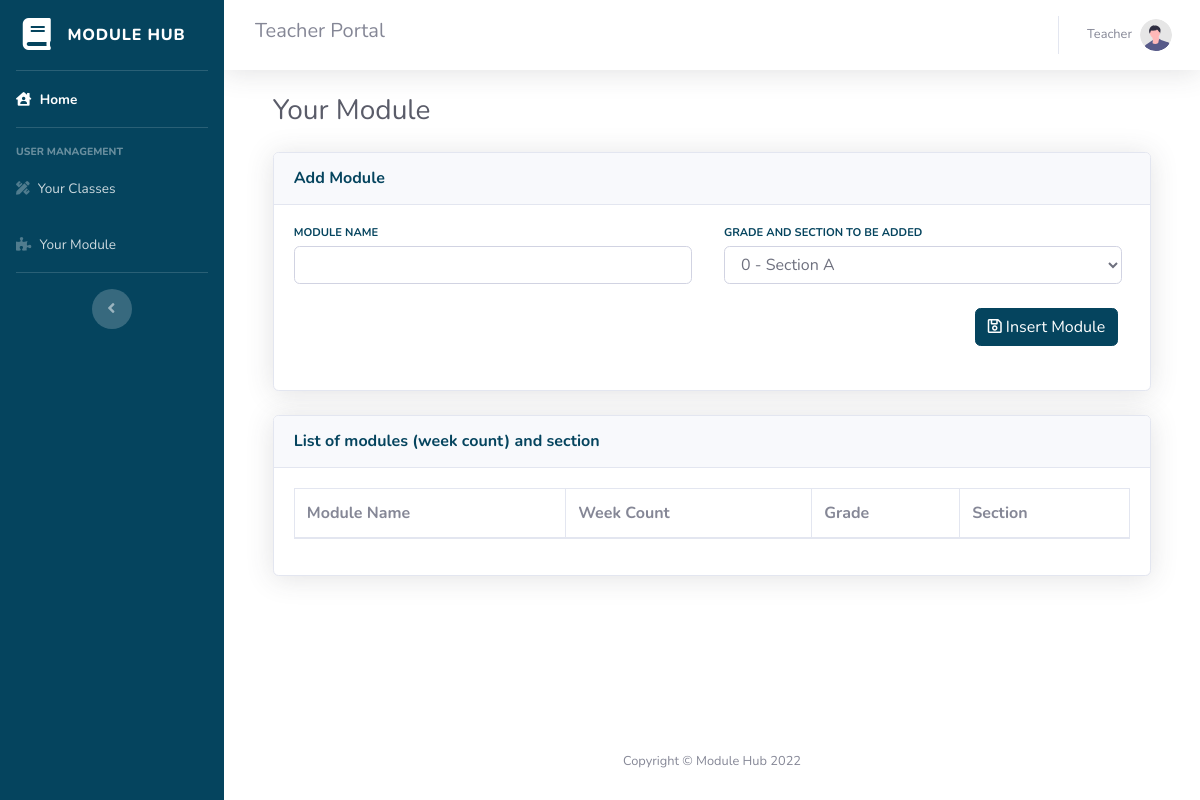
/teacher/modules.php (signed in), run on an earlier commit of the app's database.
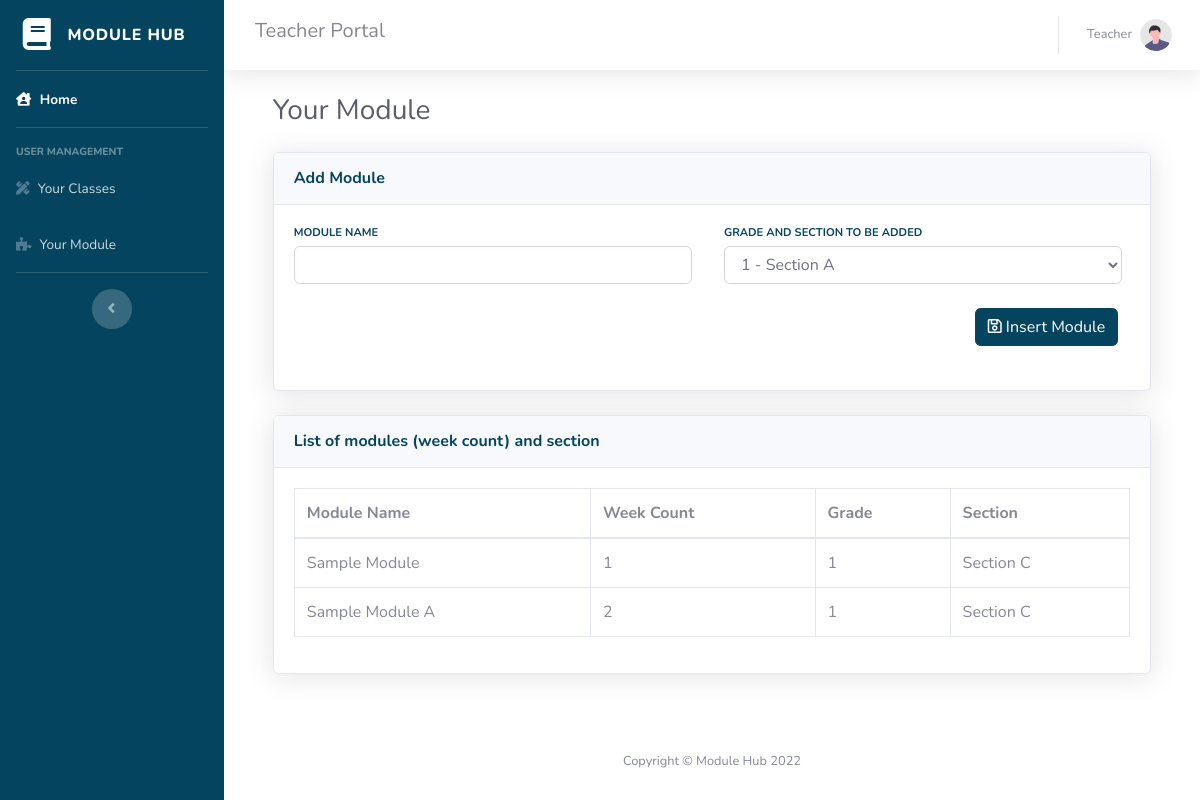
And on a later commit of the database.
### tables this page shows
CREATE TABLE `module` (
  `id` int(12) NOT NULL,
  `module_name` varchar(128) NOT NULL,
  `user_id` int(12) NOT NULL,
  `subject_id` int(12) NOT NULL,
  `section_id` int(11) NOT NULL,
  `teacher_id` int(12) NOT NULL,
  `count_week` int(12) NOT NULL,
  `returned` tinyint(1) NOT NULL DEFAULT 0,
  `code_unique` text DEFAULT NULL,
  `updated_at` datetime NOT NULL DEFAULT current_timestamp()
);

CREATE TABLE `subjects` (
  `id` int(11) NOT NULL,
  `code` varchar(64) DEFAULT NULL,
  `description` varchar(128) DEFAULT NULL,
  `grade` int(3) NOT NULL DEFAULT 1
);

CREATE TABLE `section` (
  `id` int(11) NOT NULL,
  `grade` int(3) NOT NULL,
  `section` varchar(32) NOT NULL,
  `teacher_id` int(12) NOT NULL DEFAULT 0
);

### teacher/modules.php (the view, shortened to what the changed rows need)
<?php
include("head.php");
$session_user_id = $_SESSION['user_id'];
$sections =  mysqli_query($mysqli, "SELECT *, s.id AS section_id FROM section s JOIN users u ON u.id = s.teacher_id WHERE u.id = '$session_user_id' ");
?>
<head>
    <link href="../vendor/datatables/dataTables.bootstrap4.min.css" rel="stylesheet">
</head>
<body id="page-top">
    <div id="wrapper">
        <?php include("sidebar.php"); ?>
        <div id="content-wrapper" class="d-flex flex-column">
            <div id="content">
                <div class="container-fluid">
                    <h1 class="h3 mb-2 text-gray-800">Your Module</h1>
                    <div class="card shadow mb-4" >
                        <div class="card-body">
                            <form method="post" action="process_module.php">
                                <div class="row">
                                    <div class="col-xl-6 col-md-6 mb-4">
                                        <div class="row no-gutters align-items-center">
                                            <div class="col mr-2">
                                                <div class="h5 mb-0 font-weight-bold text-gray-800">
                                                    <select class="form-control" name="section">
                                                        <?php while($section = mysqli_fetch_assoc($sections)){
                                                            $section_id = $section["section_id"];?>
                                                        <option value="<?php echo $section_id; ?>"><?php echo $section["grade"]." - ".$section["section"]; ?></option>
                                                        <?php } ?>
                                                    </select>
                                                </div>
                                            </div>
                                        </div>
                                    </div>
                                </div>
                            </form>
                        </div>
                    </div>
                    <div class="card shadow mb-4">
                        <div class="card-body">
                            <div class="table-responsive">
                                <table class="table table-bordered" id="dataTable" width="100%" cellspacing="0">
                                    <thead>
                                        <tr>
                                            <th>Module Name</th>
                                            <th>Week Count</th>
                                            <th>Grade</th>
                                            <th>Section</th>
                                        </tr>
                                    </thead>
                                    <tbody>
                                        <?php
                                        $modules =  mysqli_query($mysqli, "SELECT * FROM module m
                                        JOIN users u ON u.id = m.user_id
                                        JOIN section s ON s.id = m.section_id
                                        JOIN subjects sbj ON sbj.id = m.subject_id
                                        WHERE m.teacher_id = '$session_user_id'
                                        GROUP BY m.code_unique");
                                        while ($module = mysqli_fetch_array($modules)) {
                                        ?>
                                            <tr>
                                                <td><?php echo $module["module_name"]; ?></td>
                                                <td><?php echo $module["count_week"]; ?></td>
                                                <td><?php echo $module["grade"]; ?></td>
                                                <td><?php echo $module["section"]; ?></td>
                                            </tr>
                                        <?php } ?>
                                    </tbody>
                                </table>
                            </div>
                        </div>
                    </div>
                </div>
            </div>
            <?php include("footer.php"); ?>
</body>
</html>

What changed in the data, as far as the page shows it:
added module: module_name "Sample Module", count_week "1", subject.grade "1", section.section "Section C"
added module: module_name "Sample Module A", count_week "2", subject.grade "1", section.section "Section C"
Also different on the page:
form field section: "0 - Section A" → "1 - Section A"
